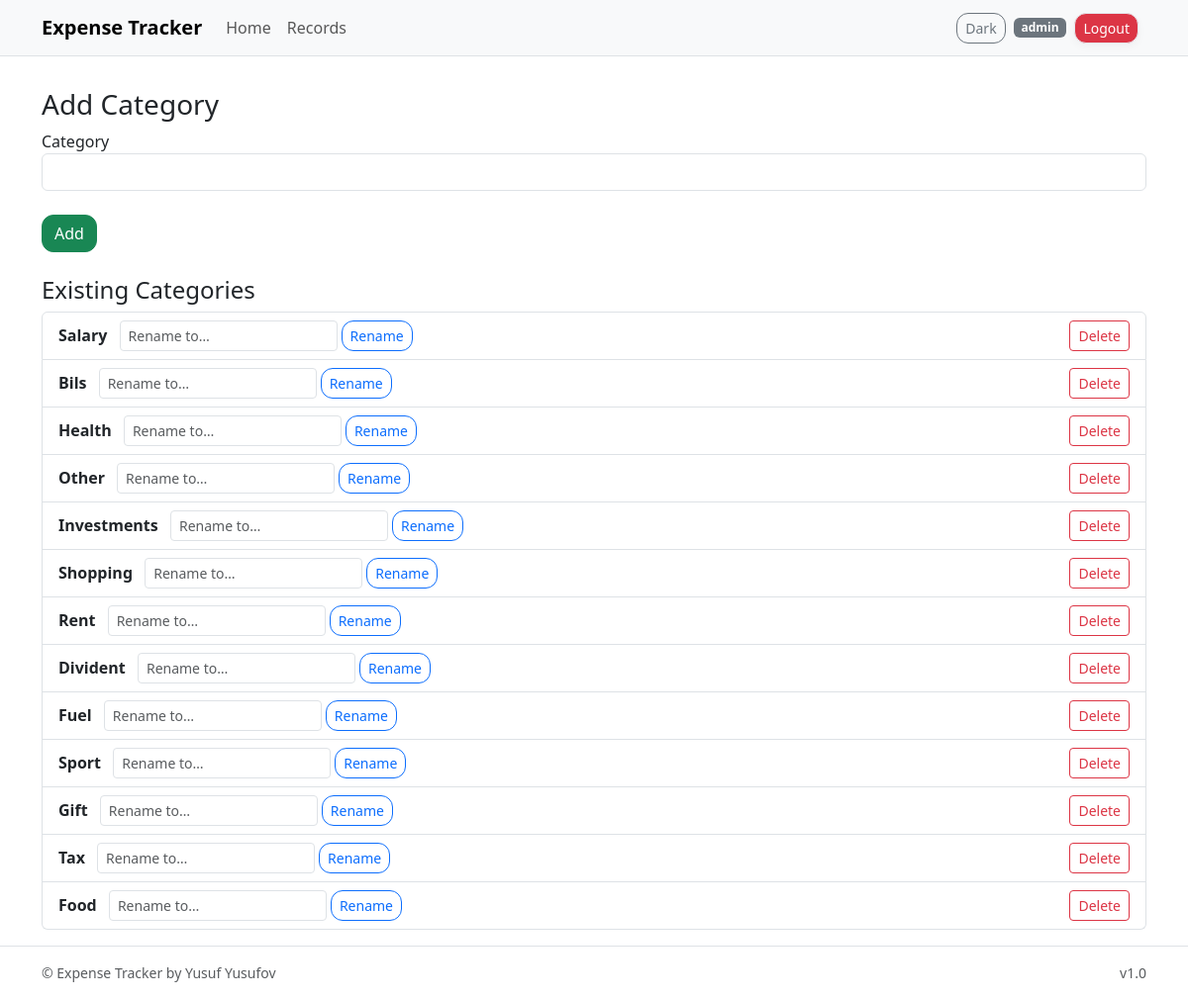
Screenshot of /categories/ (signed in) with the database file from the repository.
### models/models.py (models this page shows, shortened)
class User(db.Model, UserMixin):
    id = db.Column(db.Integer, primary_key=True)
    username = db.Column(db.String(50), unique=True, nullable=False)
    password = db.Column(db.String(200), nullable=False)
    records = db.relationship("Record", backref="user", lazy=True)
    categories = db.relationship("Category", backref="user", lazy=True)

class Category(db.Model):
    id = db.Column(db.Integer, primary_key=True)
    name = db.Column(db.String(50), nullable=False)
    user_id = db.Column(db.Integer, db.ForeignKey("user.id"), nullable=False)

### routes/categories.py (the view, shortened to what this page needs)
@categories_bp.route("/", methods=["GET", "POST"])
@login_required
def add_category():
    categories = Category.query.filter_by(user_id=current_user.id).all()
    categories = Category.query.filter_by(user_id=current_user.id).all()
    return render_template("add_category.html", categories=categories)

### app.py (called while the page is built)
def create_app():
    app = Flask(__name__)
    app_env = os.environ.get("APP_ENV", "development").lower()
    if app_env == "production":
        app.config.from_object(ProdConfig)
    else:
        app.config.from_object(DevConfig)
    db.init_app(app)
    from routes.auth import auth_bp
    from routes.home import home_bp
    from routes.records import records_bp
    from routes.categories import categories_bp
    app.register_blueprint(auth_bp)
    app.register_blueprint(home_bp)
    app.register_blueprint(records_bp)
    app.register_blueprint(categories_bp)
    login_manager = LoginManager()
    login_manager.init_app(app)
    login_manager.login_view = "auth.login"
    @login_manager.user_loader
    def load_user(user_id):
        return User.query.get(int(user_id))
    return app

### templates/add_category.html
{% extends "base.html" %}
{% block content %}
<h3>Add Category</h3>
<form method="POST">
  <label>Category</label>
  <input type="text" name="category" class="form-control" required>
  <br>
  <button type="submit" class="btn btn-success">Add</button>
</form>
<h4 class="mt-4">Existing Categories</h4>
<ul class="list-group">
  {% for cat in categories %}
    <li class="list-group-item d-flex justify-content-between align-items-center">
      <div class="flex-grow-1">
        <strong>{{ cat.name }}</strong>
        <form class="d-inline-flex ms-2" method="POST" action="{{ url_for('categories.rename_category', id=cat.id) }}">
          <input type="text" name="new_name" class="form-control form-control-sm" placeholder="Rename to…" required>
          <button class="btn btn-sm btn-outline-primary ms-1">Rename</button>
        </form>
      </div>
      <form method="POST" action="{{ url_for('categories.delete_category', id=cat.id) }}" class="m-0">
        <button class="btn btn-sm btn-outline-danger">Delete</button>
      </form>
    </li>
  {% endfor %}
</ul>
{% endblock %}

### templates/base.html (shortened to what this page needs)
<!DOCTYPE html>
<html lang="en">
<head>
  <link rel="stylesheet" href="{{ url_for('static', filename='css/style.css') }}">
  <link rel="stylesheet" href="https://cdn.jsdelivr.net/npm/bootstrap@5.3.0/dist/css/bootstrap.min.css">
</head>
<body class="min-vh-100 d-flex flex-column">
  <nav class="navbar navbar-expand-lg navbar-light bg-light border-bottom">
    <div class="container">
      <a class="navbar-brand fw-bold" href="{{ url_for('home.index') }}">Expense Tracker</a>
      <div class="collapse navbar-collapse" id="mainNav">
        <ul class="navbar-nav me-auto mb-2 mb-lg-0">
          <li class="nav-item">
            <a class="nav-link {% if request.endpoint and request.endpoint.startswith('home.') %}active{% endif %}"
               href="{{ url_for('home.index') }}">Home</a>
          </li>
          <li class="nav-item">
            <a class="nav-link {% if request.endpoint and request.endpoint.startswith('records.') %}active{% endif %}"
               href="{{ url_for('records.list_records') }}">Records</a>
          </li>
        </ul>
        <div class="d-flex align-items-center gap-2">
          <button id="themeToggle" class="btn btn-outline-secondary btn-sm" type="button" title="Toggle theme">Dark</button>
          {% if current_user.is_authenticated %}
            <span class="badge bg-secondary text-wrap">{{ current_user.username }}</span>
            <a href="{{ url_for('auth.logout') }}" class="btn btn-danger btn-sm">Logout</a>
          {% else %}
            <a href="{{ url_for('auth.login') }}" class="btn btn-success btn-sm">Login</a>
            <a href="{{ url_for('auth.register') }}" class="btn btn-primary btn-sm">Register</a>
          {% endif %}
        </div>
      </div>
    </div>
  </nav>
  <main class="container py-3 flex-grow-1">
    {% block content %}{% endblock %}
  </main>
  <footer class="border-top py-3 small text-muted">
    <div class="container d-flex justify-content-between">
      <span>© {{  now().year if false else '' }} Expense Tracker by Yusuf Yusufov</span>
      <span>v1.0</span>
    </div>
  </footer>
</body>
</html>

### static/css/style.css (style rules this page uses)
:root { --bg:#f6f7fb; --card:#ffffff; --text:#1f2937; --muted:#6b7280; --primary:#4f46e5; --accent:#06b6d4; --success:#16a34a; --danger:#dc2626; --border:#e5e7eb; --shadow: 0 6px 24px rgba(15, 23, 42, .06); --shadow-sm: 0 3px 10px rgba(15, 23, 42, .04); }
html,body { height:100% }
body { background: var(--bg); color: var(--text); font-family: Inter, system-ui, -apple-system, Segoe UI, Roboto, Arial, sans-serif; }
.navbar { background: var(--card)!important; border-bottom:1px solid var(--border)!important; }
h1,h2,h3,h4 { color:var(--text) }
a { color:var(--primary) }
nav a.btn { margin-right:.5rem; border-radius:12px; box-shadow: var(--shadow-sm); border:1px solid var(--border); }
.form-control, .form-select { border-radius:12px; border:1px solid var(--border); background: var(--card); color: var(--text); }
.btn-primary, .btn-success, .btn-secondary, .btn-warning, .btn-danger, .btn-outline-primary, .btn-outline-secondary { border-radius:12px !important; }
.text-muted { color:var(--muted)!important }

### rows the page displays
User: username "admin"
Category: name "Salary"
Category: name "Bils"
Category: name "Health"
Category: name "Other"
Category: name "Investments"
Category: name "Shopping"
Category: name "Rent"
Category: name "Divident"
Category: name "Fuel"
Category: name "Sport"
Category: name "Gift"
Category: name "Tax"
Category: name "Food"
